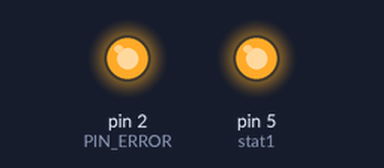
Recording of a sketch running on a simulated Arduino Uno, built with avr-gcc and run on an emulated ATmega328P. Shown: output pins drawn as LEDs (lit = HIGH). Sleep ends after the set time or at an interrupt; storage starts empty; EEPROM starts erased; what the sketch prints to the serial monitor is not drawn.

Above: at 0.1 s.
At 0.6 s:
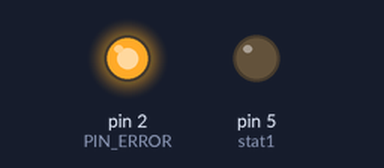
Timing chart, 0 to 2.1 s (numbered marks = the images above):
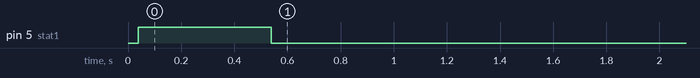

Measured:
- by itself, pin 5 (stat1): LOW → HIGH at 0.04 s, → LOW 0.50 s later

The sketch:

OpenLog_Custom.ino
```cpp
// (licence header left out)
#define __PROG_TYPES_COMPAT__ //Needed to get SerialPort.h to work in Arduino 1.6.x

#include <SPI.h>
#include <SdFat.h> //We do not use the built-in SD.h file because it calls Serial.print
#include <EEPROM.h>
#include <FreeStack.h> //Allows us to print the available stack/RAM size

#include <avr/sleep.h> //Needed for sleep_mode
#include <avr/power.h> //Needed for powering down perihperals such as the ADC/TWI and Timers

#include <SerialPort.h>
// port 0, 1024 byte RX buffer, 0 byte TX buffer
SerialPort<0, 1024, 0> NewSerial;

//Debug turns on (1) or off (0) a bunch of verbose debug statements. Normally use (0)
//#define DEBUG  1
#define DEBUG  0

#define SD_CHIP_SELECT 10 //On OpenLog this is pin 10

//Internal EEPROM locations for the user settings
#define LOCATION_FILE_NUMBER_LSB	0x03
#define LOCATION_FILE_NUMBER_MSB	0x04

//STAT1 is a general LED and indicates serial traffic
const byte stat1 = 5;  //This is the normal status LED
const byte stat2 = 13; //This is the SPI LED, indicating SD traffic

//Blinking LED error codes
#define ERROR_SD_INIT	  3
#define ERROR_NEW_BAUD	  5
#define ERROR_CARD_INIT   6
#define ERROR_VOLUME_INIT 7
#define ERROR_ROOT_INIT   8
#define ERROR_FILE_OPEN   9

#define PIN_ERROR 2

SdFat sd;

long setting_uart_speed = 115200;

//Handle errors by printing the error type and blinking LEDs in certain way
//The function will never exit - it loops forever inside blinkError
void systemError(byte errorType)
{
  NewSerial.print(F("Error "));
  digitalWrite(PIN_ERROR, LOW);
  switch (errorType)
  {
    case ERROR_CARD_INIT:
      NewSerial.print(F("card.init"));
      blinkError(ERROR_SD_INIT);
      break;
    case ERROR_VOLUME_INIT:
      NewSerial.print(F("volume.init"));
      blinkError(ERROR_SD_INIT);
      break;
    case ERROR_ROOT_INIT:
      NewSerial.print(F("root.init"));
      blinkError(ERROR_SD_INIT);
      break;
    case ERROR_FILE_OPEN:
      NewSerial.print(F("file.open"));
      blinkError(ERROR_SD_INIT);
      break;
  }
}

void setup(void)
{
  pinMode(stat1, OUTPUT);
  pinMode(PIN_ERROR, OUTPUT);
  digitalWrite(PIN_ERROR, HIGH);

  //Power down various bits of hardware to lower power usage
  set_sleep_mode(SLEEP_MODE_IDLE);
  sleep_enable();

  //Shut off TWI, Timer2, Timer1, ADC
  ADCSRA &= ~(1 << ADEN); //Disable ADC
  ACSR = (1 << ACD); //Disable the analog comparator
  DIDR0 = 0x3F; //Disable digital input buffers on all ADC0-ADC5 pins
  DIDR1 = (1 << AIN1D) | (1 << AIN0D); //Disable digital input buffer on AIN1/0

  power_twi_disable();
  power_timer1_disable();
  power_timer2_disable();
  power_adc_disable();

  //Setup UART
  NewSerial.begin(setting_uart_speed);
  NewSerial.print(F("1"));

  //Setup SD & FAT
  if (!sd.begin(SD_CHIP_SELECT, SPI_FULL_SPEED)) systemError(ERROR_CARD_INIT);

  NewSerial.print(F("2"));

#if DEBUG
  NewSerial.print(F("\n\nFreeStack: "));
  NewSerial.println(FreeStack());
#endif

}

void loop(void)
{
  appendFile(newLog()); //Append the file name that newlog() returns
}

//Log to a new file everytime the system boots
//Checks the spots in EEPROM for the next available LOG# file name
//Updates EEPROM and then appends to the new log file.
//Limited to 65535 files but this should not always be the case.
char* newLog(void)
{
  byte msb, lsb;
  unsigned int newFileNumber;

  SdFile newFile; //This will contain the file for SD writing

  //Combine two 8-bit EEPROM spots into one 16-bit number
  lsb = EEPROM.read(LOCATION_FILE_NUMBER_LSB);
  msb = EEPROM.read(LOCATION_FILE_NUMBER_MSB);

  newFileNumber = msb;
  newFileNumber = newFileNumber << 8;
  newFileNumber |= lsb;

  //If both EEPROM spots are 255 (0xFF), that means they are un-initialized (first time OpenLog has been turned on)
  //Let's init them both to 0
  if ((lsb == 255) && (msb == 255))
  {
    newFileNumber = 0; //By default, unit will start at file number zero
    EEPROM.write(LOCATION_FILE_NUMBER_LSB, 0x00);
    EEPROM.write(LOCATION_FILE_NUMBER_MSB, 0x00);
  }

  //The above code looks like it will forever loop if we ever create 65535 logs
  //Let's quit if we ever get to 65534
  //65534 logs is quite possible if you have a system with lots of power on/off cycles
  if (newFileNumber == 65534)
  {
    //Gracefully drop out to command prompt with some error
    NewSerial.print(F("!Too many logs:1!"));
    return (0); //Bail!
  }

  //If we made it this far, everything looks good - let's start testing to see if our file number is the next available

  //Search for next available log spot
  static char newFileName[13];
  while(1)
  {
    sprintf_P(newFileName, PSTR("LOG%05d.TXT"), newFileNumber); //Splice the new file number into this file name

    //If we are able to create this file, then it didn't exist, we're good, break
    if (newFile.open(newFileName, O_CREAT | O_EXCL | O_WRITE)) break;

    //If file exists, see if empty. If so, use it.
    if (newFile.open(newFileName, O_READ))
    {
      if (newFile.fileSize() == 0)
      {
        newFile.close();        // Close this existing file we just opened.
        return (newFileName); // Use existing empty file.
      }
      newFile.close(); // Close this existing file we just opened.
    }

    //Try the next number
    newFileNumber++;
    if (newFileNumber > 65533) //There is a max of 65534 logs
    {
      NewSerial.print(F("!Too many logs:2!"));
      return (0); //Bail!
    }
  }

  newFileNumber++; //Increment so the next power up uses the next file #

  //Record new_file number to EEPROM
  lsb = (byte)(newFileNumber & 0x00FF);
  msb = (byte)((newFileNumber & 0xFF00) >> 8);

  EEPROM.write(LOCATION_FILE_NUMBER_LSB, lsb); // LSB

  if (EEPROM.read(LOCATION_FILE_NUMBER_MSB) != msb)
    EEPROM.write(LOCATION_FILE_NUMBER_MSB, msb); // MSB

#if DEBUG
  NewSerial.print(F("Created new file: "));
  NewSerial.println(newFileName);
#endif

  return (newFileName);
}

//This is the most important function of the device. These loops have been tweaked as much as possible.
//Modifying this loop may negatively affect how well the device can record at high baud rates.
//Appends a stream of serial data to a given file
//Assumes the currentDirectory variable has been set before entering the routine
//Does not exit until Ctrl+z (ASCII 26) is received
//Returns 0 on error
//Returns 1 on success
byte appendFile(char* fileName)
{
  SdFile workingFile;

  // O_CREAT - create the file if it does not exist
  // O_APPEND - seek to the end of the file prior to each write
  // O_WRITE - open for write
  if (!workingFile.open(fileName, O_CREAT | O_APPEND | O_WRITE)) systemError(ERROR_FILE_OPEN);

  if (workingFile.fileSize() == 0) {
    //This is a trick to make sure first cluster is allocated - found in Bill's example/beta code
    workingFile.rewind();
    workingFile.sync();
  }

  const int LOCAL_BUFF_SIZE = 128; //This is the 2nd buffer. It pulls from the larger Serial buffer as quickly as possible.

  byte buff[LOCAL_BUFF_SIZE];

  const unsigned int MAX_IDLE_TIME_MSEC = 500; //The number of milliseconds of inactivity before unit goes to sleep

#if DEBUG
  NewSerial.print(F("FreeStack: "));
  NewSerial.println(FreeStack());
#endif

  NewSerial.print(F("<")); //give a different prompt to indicate no echoing
  digitalWrite(stat1, HIGH); //Turn on indicator LED

  unsigned long lastSyncTime = millis(); //Keeps track of the last time the file was synced

  //Start recording incoming characters
  while (1)
  {
    byte charsToRecord = NewSerial.read(buff, sizeof(buff));
    if (charsToRecord > 0)
    {
      toggleLED(stat1); //Toggle the STAT1 LED each time we record the buffer

      workingFile.write(buff, charsToRecord);
    }

    //No characters recevied?
    else if ( (unsigned long)(millis() - lastSyncTime) > MAX_IDLE_TIME_MSEC) //If we haven't received any characters in 2s, goto sleep
    {
      workingFile.sync(); //Sync the card before we go to sleep

      digitalWrite(stat1, LOW); //Turn off stat LED to save power

      power_timer0_disable(); //Shut down peripherals we don't need
      power_spi_disable();
      sleep_mode(); //Stop everything and go to sleep. Wake up if serial character received

      power_spi_enable(); //After wake up, power up peripherals
      power_timer0_enable();

      lastSyncTime = millis(); //Reset the last sync time to now
    }
  }

  return (1); //We should never get here!
}

//The following are system functions needed for basic operation
//=-=-=-=-=-=-=-=-=-=-=-=-=-=-=-=-=-=-=-=-=-=-=-=-=-=-=

//Blinks the status LEDs to indicate a type of error
void blinkError(byte ERROR_TYPE) {
  while (1) {
    for (int x = 0 ; x < ERROR_TYPE ; x++) {
      digitalWrite(stat1, HIGH);
      delay(200);
      digitalWrite(stat1, LOW);
      delay(200);
    }

    delay(2000);
  }
}

//Given a pin, it will toggle it from high to low or vice versa
void toggleLED(byte pinNumber)
{
  if (digitalRead(pinNumber)) digitalWrite(pinNumber, LOW);
  else digitalWrite(pinNumber, HIGH);
}
```
